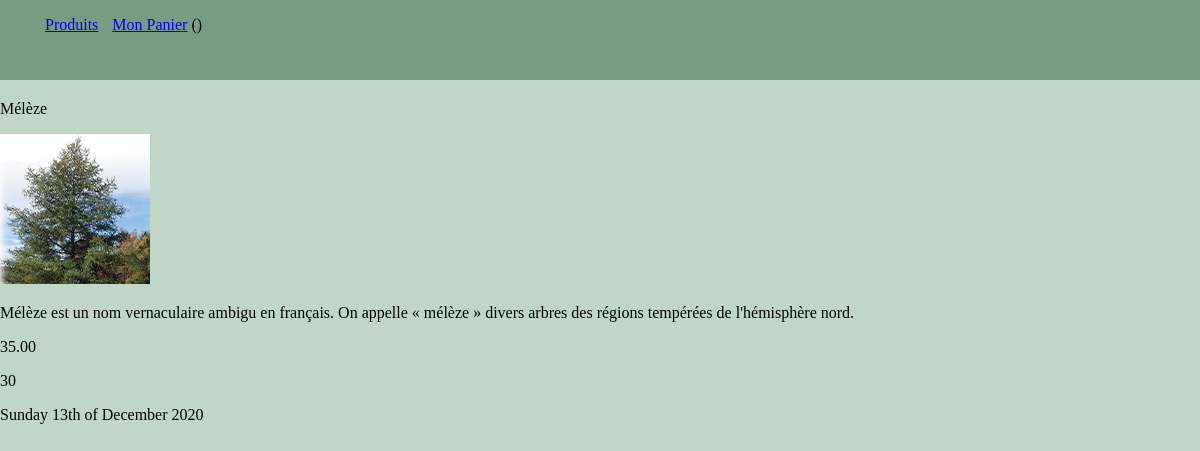
The page /index.php?action=afficher&idProduit=2 on the database its author committed.
### tables this page shows
CREATE TABLE IF NOT EXISTS `produits` (
  `idProduit` int NOT NULL AUTO_INCREMENT,
  `nomProduit` varchar(50) NOT NULL,
  `prixProduit` double(6,2) NOT NULL,
  `descriptionProduit` varchar(255) NOT NULL,
  `imageProduit` varchar(255) NOT NULL,
  `quantiteProduit` int NOT NULL,
  PRIMARY KEY (`idProduit`)
);

### controleurs/controleurs.php (called while the page is built, shortened)
<?php
require("modeles/ProduitManager.php");
function afficherProduit($idProduit){
    $produitManager = new ProduitManager();
    $donnees = $produitManager->afficherProduit($idProduit);
    require("vues/vueAfficherProduit.php");
}
?>

### modeles/ProduitManager.php (called while the page is built, shortened)
<?php
    class ProduitManager extends Manager{
        function afficherProduit($idProduit){
            $bdd = $this->connexionBD();
            $req = $bdd->prepare('SELECT * from produits WHERE idProduit = :idProduit');
            $req->execute(array(
                "idProduit"=> $idProduit
            ));
            return $req->fetch();
        }
    }
?>

### vues/vueAfficherProduit.php (the view, shortened to what this page needs)
    <p><?= $donnees["nomProduit"] ?></p>
    <p><img src=<?= $donnees["imageProduit"] ?> alt=<?= $donnees["nomProduit"] ?>></p>
    <p><?= $donnees["descriptionProduit"] ?></p>
    <p><?= $donnees["prixProduit"] ?></p>
    <p><?= $donnees["quantiteProduit"] ?></p>
<?php require('template.php'); ?>

### public/styles/style.css (style rules this page uses)
body { margin: 0px; background-color: #c1d6c7; }

### rows shown on the page
produits: nomProduit "Mélèze", descriptionProduit "Mélèze est un nom vernaculaire ambigu en français. On appelle « mélèze » divers arbres des régions tempérées de l'hémisphère nord.", prixProduit "35.00", quantiteProduit "30"
